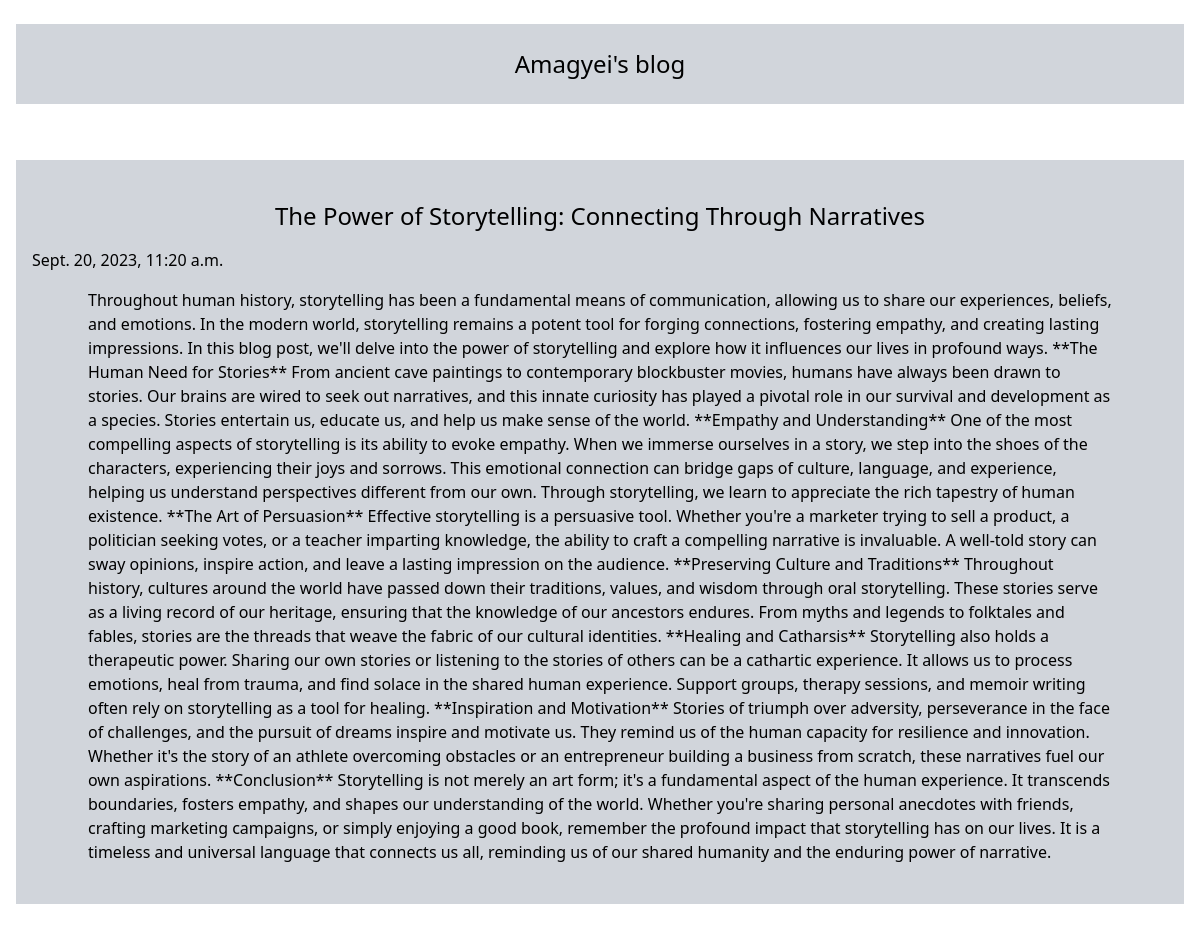
Screenshot of /post/3 with the database file from the repository.
### posts/models.py (models this page shows, shortened)
class Post(models.Model):
    title = models.CharField(max_length=100)
    body  = models.TextField(max_length=100000)
    created_on = models.DateTimeField(default=datetime.now(), blank=True)

### posts/views.py (the view)
# urls.py: path('post/<str:pk>', views.post, name = 'post'),
def post(request,pk):
    posts=Post.objects.get(id=pk)
    return render (request, 'post.html', {'posts': posts})

### templates/post.html (shortened to what this page needs)
<!DOCTYPE html>
<html lang="en">
<head>
    <script src="https://cdn.tailwindcss.com"></script>
</head>
<body>
    <div class="bg-gray-300 py-6 px-4 mx-4 my-6 ">
        <h1 class="justify-center text-center text-2xl">Amagyei's blog</h1>
    </div>
        <a href="" class="text-none">
            <div class="bg-gray-300 py-6 px-4 mx-4 my-14 ">
                <h1 class="justify-center text-center text-2xl py-4"> {{posts.title}}</h1>
                <h5>{{posts.created_on }}</h5>
                <p class="px-14  py-4">{{posts.body}}</p>
            </div>
        </a>
</body>
</html>

### rows the page displays
Post: title "The Power of Storytelling: Connecting Through Narratives", created_on "Sept. 20, 2023, 11:20 a.m.", body "Throughout human history, storytelling has been a fundamental means of communication, allowing us to share our experiences, beliefs, and emotions. In the modern world, storytelling remains a potent tool for forging connections, fostering empathy, and creating lasting impressions. In this blog post, we'll delve into the power of storytelling and explore how it influences our lives in profound ways. **The Human Need for Stories** From ancient cave paintings to contemporary blockbuster movies, humans have always been drawn to stories. Our brains are wired to seek out narratives, and this innate curiosity has played a pivotal role in our survival and development as a species. Stories entertain…"
